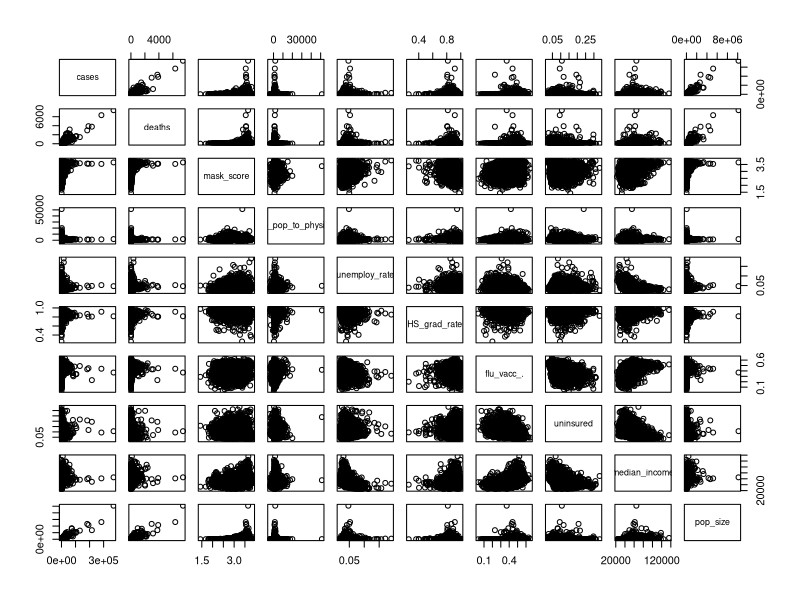

Generate this figure with R: (Note: this script raises an error after producing the figure.)
## ---- chunk 1
knitr::opts_chunk$set(echo = TRUE)
## ---- chunk 2
library(leaps)
library(MASS)
library(ggplot2)
require(caTools)
## ---- chunk 3
data = read.csv('covid-project-raw-data/full_data_no_na.csv')
summary(data)
head(data)
drops = c('X', 'X.1','fips', 'county', 'state')
plot(data[ , !(names(data) %in% drops)][1:10])
colnames(data[ , !(names(data) %in% drops)])
plot(data[ , !(names(data) %in% drops)][11:22])
summary(data[ , !(names(data) %in% drops)][1:22])
#testing
## ---- chunk 4
library(reshape2)
drops = c('X', 'X.1', 'county', 'state')

df.m <- melt(data[ , !(names(data) %in% drops)], id.var = "fips")

p <- ggplot(data = df.m, aes(x=variable, y=value)) + 
             geom_boxplot(aes(fill=fips))
p + facet_wrap( ~ variable, scales="free")
## ---- chunk 5
sapply(data, class)
## ---- chunk 6
basic_model = lm(cases ~ state + mask_score + ratio_pop_to_physician + unemploy_rate + HS_grad_rate + flu_vacc_. + uninsured + median_income + pop_size + X._rural + life_expectancy + sim_diversity_index + area + X._democrat + life_expectancy + pop_density + non_hispanic_african_american + american_indian + asian + native_hawaiian + hispanic + non_hispanic_white, data = data)
summary(basic_model)
par(mfrow = c(2,2))
plot(basic_model)
boxcox(basic_model)
hist(data$cases, breaks = 200)
hist(log(data$cases), breaks = 200)
## ---- chunk 7
log_model = lm(log(cases) ~  state + mask_score + ratio_pop_to_physician + unemploy_rate + HS_grad_rate + flu_vacc_. + uninsured + median_income + pop_size + X._rural + life_expectancy + sim_diversity_index + area + X._democrat + life_expectancy + pop_density + non_hispanic_african_american + american_indian + asian + native_hawaiian + hispanic + non_hispanic_white, data = data)
summary(log_model)


par(mfrow = c(2,2))
plot(log_model)
## ---- chunk 8
data_norm = data
data_norm$cases_norm = data_norm$cases/data_norm$pop_size
norm_model = lm(cases_norm ~ state + mask_score + ratio_pop_to_physician + unemploy_rate + HS_grad_rate + flu_vacc_. + uninsured + median_income + X._rural + life_expectancy + sim_diversity_index + area + X._democrat + life_expectancy + pop_density + non_hispanic_african_american + american_indian + asian + native_hawaiian + hispanic + non_hispanic_white, data = data_norm)



boxcox(norm_model)
par(mfrow = c(2,2))
plot(norm_model)
hist(data_norm$cases_norm, breaks = 200)
hist(sqrt(data_norm$cases_norm), breaks = 200)

## ---- chunk 9
sqrt_norm_model = lm(sqrt(cases_norm) ~  state + mask_score + ratio_pop_to_physician + unemploy_rate + HS_grad_rate + flu_vacc_. + uninsured + median_income + X._rural + life_expectancy + area + X._democrat + sim_diversity_index + life_expectancy + pop_density + non_hispanic_african_american + american_indian + asian + native_hawaiian + hispanic + non_hispanic_white, data = data_norm)
summary(sqrt_norm_model)
par(mfrow = c(2,2))
plot(sqrt_norm_model)

## ---- chunk 10
sqrt_norm_model = lm(sqrt(cases_norm) ~  mask_score + ratio_pop_to_physician + unemploy_rate + HS_grad_rate + flu_vacc_. + uninsured + median_income + X._rural + life_expectancy + area + X._democrat + sim_diversity_index + life_expectancy + pop_density + non_hispanic_african_american + american_indian + asian + native_hawaiian + hispanic + non_hispanic_white, data = data_norm)
summary(sqrt_norm_model)
par(mfrow = c(2,2))
plot(sqrt_norm_model)

summary(sqrt_norm_model)
#print(xtable(as.data.frame(sqrt_norm_model$coefficients), type = "latex"))

r2_normal <- function(model){
  test <- anova(model)
  sse <- test[,2]
  names <- rownames(test)
  total_sse <- sum(sse)
  output <- cbind(names,sse/total_sse)
  colnames(output) <- c("variables", "r2")
return(output)
}

#print(r2_normal(sqrt_norm_model))
## ---- chunk 11
?regsubsets
sub_set = regsubsets(sqrt(cases_norm) ~ (mask_score + ratio_pop_to_physician + unemploy_rate + HS_grad_rate + flu_vacc_. + uninsured + median_income + pop_size + X._rural + life_expectancy + sim_diversity_index + area + X._democrat + life_expectancy + pop_density + non_hispanic_african_american + american_indian + asian + native_hawaiian + hispanic + non_hispanic_white)^2, data=data.t, nvmax=10, nbest=6, method='forward')
res.sum <- summary(sub_set)


summary(res.sum,all.best=TRUE,matrix=T,matrix.logical=F,df=NULL)
#max(res.sum$adjr2)
#res.sum$outmat[60,]
res.sum$rsq[60]
res.sum$bic[60]
res.sum$adjr2[60]
res.sum$cp[60]



labels(which(res.sum$outmat[60,]=='*'))
## ---- chunk 12
sub_set = regsubsets(sqrt(cases_norm) ~ (mask_score + ratio_pop_to_physician + unemploy_rate + HS_grad_rate + flu_vacc_. + uninsured + median_income + pop_size + X._rural + life_expectancy + sim_diversity_index + area + X._democrat + life_expectancy + pop_density + non_hispanic_african_american + american_indian + asian + native_hawaiian + hispanic + non_hispanic_white)^2, data=data.t, nvmax=10, nbest=6, method='backward')
res.sum <- summary(sub_set)


summary(res.sum,all.best=TRUE,matrix=T,matrix.logical=F,df=NULL)
#max(res.sum$adjr2)
#res.sum$outmat[60,]
res.sum$rsq[57]
res.sum$bic[57]
res.sum$adjr2[57]
res.sum$cp[57]

## ---- chunk 13
#final_model = lm(sqrt(cases_norm) ~ mask_score:unemploy_rate + mask_score + mask_score:median_income + unemploy_rate:non_hispanic_white + X._rural:X._democrat, data = data_norm)
#final_model = lm(sqrt(cases_norm) ~ mask_score + unemploy_rate:X._rural + uninsured:non_hispanic_white + area:american_indian + mask_score:unemploy_rate + unemploy_rate:X._democrat + median_income:X._rural + ratio_pop_to_physician:asian + unemploy_rate:non_hispanic_white + X._rural:area, data = data.t)


final_model = lm(sqrt(cases_norm) ~ mask_score+mask_score:unemploy_rate + ratio_pop_to_physician:uninsured + ratio_pop_to_physician:uninsured + unemploy_rate:X._democrat + unemploy_rate:non_hispanic_white + flu_vacc_.:hispanic + median_income:asian + X._rural:asian + X._rural:hispanic + area:non_hispanic_white, data = data.t)


summary(final_model)
par(mfrow = c(2,2))
plot(final_model)
final_model$coefficients
## ---- chunk 14
get_model_stats <- function(cand_model, full_model, data.t, data.v){

  
  adj_r2_train <- summary(cand_model)$adj.r.squared
  
  
  n <- nrow(data.t)
  sse_fs1 <- anova(cand_model)["Residuals", 2]     #SSE
  mse_fs1 <- anova(cand_model)["Residuals", 3]     #MSE
  mse_full <- anova(full_model)["Residuals", 3] #MSE  for full model
  
  p_fs1 <- length(cand_model$coefficients)          #number of coefficients
  Cp_fs1 <- sse_fs1/mse_full - (n - 2*p_fs1)
  
  aic_fs1 <- n*log(sse_fs1/n) + 2*p_fs1
  
  e.fs1=cand_model$residuals                   # residuals
  h.fs1=influence(cand_model)$hat                 # diagonals of hat matrix
  press.fs1= sum(e.fs1^2/(1-h.fs1)^2)            # calculate pressP
  
  
  #Get MSPE_v from new data for model 1
  newdata = data.v[, 1:27]
  y.hat = predict(cand_model, newdata)
    
  MSPE = mean((data.v$cases_norm- y.hat)^2)
  sse_t = sum(cand_model$residuals^2)
  
  output <- c(Cp_fs1, p_fs1, aic_fs1, press.fs1, adj_r2_train, MSPE, sse_t/nrow(data.t), press.fs1/nrow(data.t))

return(output)
}
## ---- chunk 15
# train models with more variables...
set.seed(10)
sample = sample.split(data_norm,SplitRatio = 0.5)
data.t = subset(data_norm,sample ==TRUE)
data.v = subset(data_norm,sample ==FALSE)
none_mod = lm(sqrt(cases_norm)~1, data=data.t)
model_full_2order = lm(sqrt(cases_norm)~(mask_score + ratio_pop_to_physician + unemploy_rate + HS_grad_rate + flu_vacc_. + uninsured + median_income + pop_size + X._rural + life_expectancy + sim_diversity_index + area + X._democrat + life_expectancy + non_hispanic_african_american + american_indian + asian + native_hawaiian + hispanic + non_hispanic_white)^2, data=data.t)


model_AIC_2order_3 <- stepAIC(none_mod, scope=list(upper=full_mod, lower = ~1), direction="forward", k=2, trace = FALSE, steps = 3)
model_AIC_2order_5 <- stepAIC(none_mod, scope=list(upper=full_mod, lower = ~1), direction="forward", k=2, trace = FALSE, steps = 5)
model_AIC_2order_7 <- stepAIC(none_mod, scope=list(upper=full_mod, lower = ~1), direction="forward", k=2, trace = FALSE, steps = 7)
model_AIC_2order_10 <- stepAIC(none_mod, scope=list(upper=full_mod, lower = ~1), direction="forward", k=2, trace = FALSE, steps = 10)
model_AIC_2order_15 <- stepAIC(none_mod, scope=list(upper=full_mod, lower = ~1), direction="forward", k=2, trace = FALSE, steps = 15)
model_AIC_2order_20 <- stepAIC(none_mod, scope=list(upper=full_mod, lower = ~1), direction="forward", k=2, trace = FALSE, steps = 20)
model_AIC_2order_25 <- stepAIC(none_mod, scope=list(upper=full_mod, lower = ~1), direction="forward", k=2, trace = FALSE, steps = 25)
model_AIC_2order_30 <- stepAIC(none_mod, scope=list(upper=full_mod, lower = ~1), direction="forward", k=2, trace = FALSE, steps = 30)
?regsubsets
## ---- chunk 16
a <- get_model_stats(model_AIC_2order_10, model_full_2order, data.t, data.v)
b <- get_model_stats(model_AIC_2order_15, model_full_2order, data.t, data.v)
c <- get_model_stats(model_AIC_2order_20, model_full_2order, data.t, data.v)
d <- get_model_stats(model_AIC_2order_25, model_full_2order, data.t, data.v)
e <- get_model_stats(model_AIC_2order_30, model_full_2order, data.t, data.v)
f <- get_model_stats(model_full_2order, model_full_2order, data.t, data.v)

x <- get_model_stats(model_AIC_2order_3, model_full_2order, data.t, data.v)
y <- get_model_stats(model_AIC_2order_5, model_full_2order, data.t, data.v)
z <- get_model_stats(model_AIC_2order_7, model_full_2order, data.t, data.v)

r <- get_model_stats(final_model, model_full_2order, data.t, data.v)
## ---- chunk 17
compare_models <- rbind(x,y,z,a,b,c,d,e,f,r)
rownames(compare_models) <- c("3 var","5 var","7 var","10 var","15 var","20 var","25 var","30 var","full model","regsubsetsmodel")
colnames(compare_models) <- c("Cp", "p", "aic", "pressP", "adj_r2", "MSPE", "sse/n", "pressP/n")
as.data.frame(compare_models)
library(xtable)
?print.xtable
print(xtable(as.data.frame(compare_models), type = "latex"))
## ---- chunk 18
final_model = lm(sqrt(cases_norm) ~ mask_score+mask_score:unemploy_rate + ratio_pop_to_physician:uninsured + ratio_pop_to_physician:uninsured + unemploy_rate:X._democrat + unemploy_rate:non_hispanic_white + flu_vacc_.:hispanic + median_income:asian + X._rural:asian + X._rural:hispanic + area:non_hispanic_white, data = data_norm)

r2_normal <- function(model){
  test <- anova(model)
  sse <- test[,2]
  names <- rownames(test)
  total_sse <- sum(sse)
  output <- cbind(names,sse/total_sse)
  colnames(output) <- c("variables", "r2")
return(output)
}


summary(final_model)
df_final_model = as.data.frame(final_model$coefficients)
df_final_model$r2 = c('NA',r2_normal(final_model)[,2][1:10])
df_final_model
print(xtable(as.data.frame(df_final_model), type = "latex"))
## ---- chunk 19
final_model = lm(sqrt(cases_norm) ~ mask_score+mask_score:unemploy_rate + ratio_pop_to_physician:uninsured + ratio_pop_to_physician:uninsured + unemploy_rate:X._democrat + unemploy_rate:non_hispanic_white + flu_vacc_.:hispanic + median_income:asian + X._rural:asian + X._rural:hispanic + area:non_hispanic_white, data = data_norm)
## ---- chunk 20
n=length(data_norm)
p=11
rsd.lm=round(rstudent(final_model), 3)
result = ifelse(rsd.lm > qt(1-0.95/2/n,n-p-1), TRUE, FALSE)
table(result)
outliers = names(which(result))
outliers
## ---- chunk 21
final_model = lm(sqrt(cases_norm) ~ mask_score+mask_score:unemploy_rate + ratio_pop_to_physician:uninsured + ratio_pop_to_physician:uninsured + unemploy_rate:X._democrat + unemploy_rate:non_hispanic_white + flu_vacc_.:hispanic + median_income:asian + X._rural:asian + X._rural:hispanic + area:non_hispanic_white, data = data_norm)



par(mfrow = c(2,2))
plot(final_model)
## ---- chunk 22
plot(final_model)
## ---- chunk 23
data_norm
data_norm[-c(2577),]
## ---- chunk 24
colnames(data_norm)
for (i in colnames(data_norm)){
  print(i)
  print(summary(eval(call('$', data_norm, i))))
}
## ---- chunk 25
data_norm["2577",]
## ---- chunk 26

final_model = lm(sqrt(cases_norm) ~ mask_score+mask_score:unemploy_rate + ratio_pop_to_physician:uninsured + ratio_pop_to_physician:uninsured + unemploy_rate:X._democrat + unemploy_rate:non_hispanic_white + flu_vacc_.:hispanic + median_income:asian + X._rural:asian + X._rural:hispanic + area:non_hispanic_white, data = data_norm)

final_model_no_outlier = lm(sqrt(cases_norm) ~ mask_score+mask_score:unemploy_rate + ratio_pop_to_physician:uninsured + ratio_pop_to_physician:uninsured + unemploy_rate:X._democrat + unemploy_rate:non_hispanic_white + flu_vacc_.:hispanic + median_income:asian + X._rural:asian + X._rural:hispanic + area:non_hispanic_white, data = data_norm[-c(2577),])


a <- final_model$fitted.value
b <- predict(final_model_no_outlier, data_norm)
a
b
plot(a, b, xlab="fitted values using all cases", ylab="fitted values without outliers") ## compare fitted values
abline(0,1)


mean(abs(a-b)/a*100)

par(mfrow = c(2,2))
plot(final_model)
plot(final_model_no_outlier)


## ---- chunk 27
summary(final_model_no_outlier)
## ---- chunk 28
boxplot(final_model_no_outlier$coefficients-final_model$coefficients)
## ---- chunk 29
summary(final_model)
df_final_model = as.data.frame(final_model$coefficients)
df_final_model$r2 = c('NA',r2_normal(final_model)[,2][1:10])
df_final_model
#print(xtable(as.data.frame(df_final_model), type = "latex"))
## ---- chunk 30
summary(final_model_no_outlier)
df_final_model = as.data.frame(final_model_no_outlier$coefficients)
df_final_model$r2 = c('NA',r2_normal(final_model_no_outlier)[,2][1:10])
df_final_model
print(xtable(as.data.frame(df_final_model), type = "latex"))
